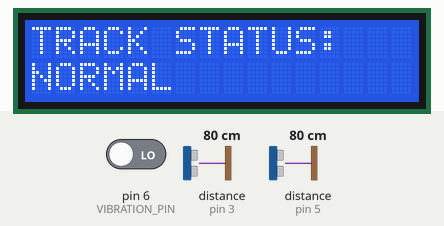
This sketch was run on a simulated Arduino Uno, built with avr-gcc and run on an emulated ATmega328P. Shown: 16×2 character LCD. Wiring (inferred from the names in the program): 2 × ultrasonic range finder: trigger pin 2, echo pin 3 / trigger pin 4, echo pin 5. The test bench sets the inputs (shaded band); at power-on: distance to the obstacle (sensors on pin 3, pin 5) 80 cm, pin 6 (VIBRATION_PIN) LOW. The echo pulse lasts 58.3 µs per cm; what the sketch prints to the serial monitor is not drawn.

Above: at 3.4 s.
3.5 s: distance to the obstacle (sensor on pin 3) set to 2 cm
At 5.9 s:
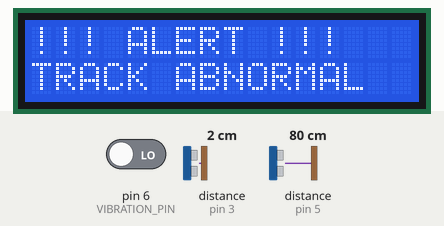
At 7.4 s:
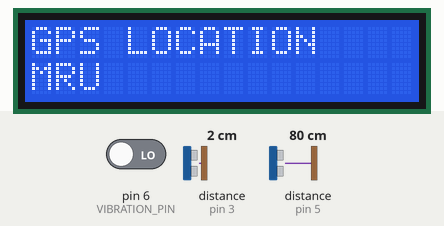
7.8 s: pin 6 (VIBRATION_PIN) driven HIGH
At 8.4 s:
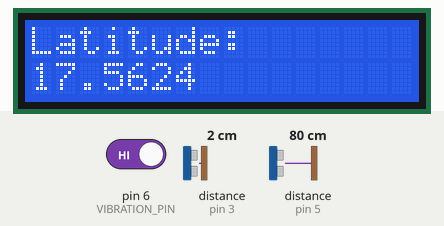
Timing chart, 0 to 10.8 s (numbered marks = the images above; inputs shaded):
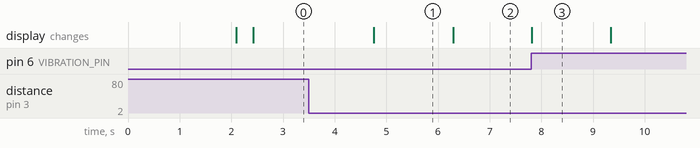

The sketch:

GPSTest.ino
```cpp
#include <Wire.h>
#include <LiquidCrystal_I2C.h>
#include <SoftwareSerial.h>

// =====================================================
// LCD
// =====================================================
LiquidCrystal_I2C lcd(0x27, 16, 2);

// =====================================================
// GPS
// Arduino D7 = RX <- GPS TX
// Arduino D8 = TX -> GPS RX
// =====================================================
SoftwareSerial gpsSerial(7, 8);

// =====================================================
// ULTRASONIC SENSOR 1
// =====================================================
#define TRIG1 2
#define ECHO1 3

// =====================================================
// ULTRASONIC SENSOR 2
// =====================================================
#define TRIG2 4
#define ECHO2 5

// =====================================================
// VIBRATION SENSOR
// =====================================================
#define VIBRATION_PIN 6

// =====================================================
// DISTANCE LIMIT
// =====================================================
#define DISTANCE_LIMIT 3.0

// =====================================================
// MALLA REDDY UNIVERSITY TEST COORDINATES
// =====================================================
#define DEFAULT_LATITUDE  17.562431
#define DEFAULT_LONGITUDE 78.444306


// =====================================================
// GET DISTANCE
// =====================================================
float getDistance(int trigPin, int echoPin)
{
  digitalWrite(trigPin, LOW);
  delayMicroseconds(2);

  digitalWrite(trigPin, HIGH);
  delayMicroseconds(10);

  digitalWrite(trigPin, LOW);

  long duration = pulseIn(echoPin, HIGH, 30000);

  if (duration == 0)
  {
    return -1;
  }

  float distance = duration * 0.0343 / 2;

  return distance;
}


// =====================================================
// SETUP
// =====================================================
void setup()
{
  Serial.begin(9600);
  gpsSerial.begin(9600);

  // Ultrasonic 1
  pinMode(TRIG1, OUTPUT);
  pinMode(ECHO1, INPUT);

  // Ultrasonic 2
  pinMode(TRIG2, OUTPUT);
  pinMode(ECHO2, INPUT);

  // Vibration sensor
  pinMode(VIBRATION_PIN, INPUT);

  // LCD
  lcd.init();
  lcd.backlight();

  lcd.clear();
  lcd.setCursor(0, 0);
  lcd.print("Railway Track");
  lcd.setCursor(0, 1);
  lcd.print("System Starting");

  delay(2000);

  lcd.clear();

  Serial.println("================================");
  Serial.println(" SMART RAILWAY TRACK MONITOR");
  Serial.println("================================");

  Serial.println("System Initialized");
  Serial.println("Ultrasonic 1 : READY");
  Serial.println("Ultrasonic 2 : READY");
  Serial.println("Vibration    : READY");
  Serial.println("LCD          : READY");
  Serial.println("GPS          : READY");
  Serial.println();
}


// =====================================================
// MAIN LOOP
// =====================================================
void loop()
{
  // ---------------------------------------------------
  // READ ULTRASONIC SENSORS
  // ---------------------------------------------------

  float distance1 = getDistance(TRIG1, ECHO1);

  delay(50);

  float distance2 = getDistance(TRIG2, ECHO2);


  // ---------------------------------------------------
  // READ VIBRATION
  // ---------------------------------------------------

  int vibration = digitalRead(VIBRATION_PIN);


  // ---------------------------------------------------
  // READ RAW GPS DATA
  // ---------------------------------------------------

  while (gpsSerial.available())
  {
    char gpsData = gpsSerial.read();

    // Display raw GPS data on Serial Monitor
    Serial.write(gpsData);
  }


  // ---------------------------------------------------
  // CHECK DISTANCE
  // ---------------------------------------------------

  bool distanceAbnormal = false;

  if (distance1 > 0 && distance1 <= DISTANCE_LIMIT)
  {
    distanceAbnormal = true;
  }

  if (distance2 > 0 && distance2 <= DISTANCE_LIMIT)
  {
    distanceAbnormal = true;
  }


  // ---------------------------------------------------
  // CHECK VIBRATION
  // ---------------------------------------------------

  bool vibrationDetected = false;

  if (vibration == HIGH)
  {
    vibrationDetected = true;
  }


  // ---------------------------------------------------
  // FINAL ABNORMALITY CONDITION
  // ---------------------------------------------------

  bool abnormal = distanceAbnormal || vibrationDetected;


  // ===================================================
  // SERIAL OUTPUT
  // ===================================================

  Serial.println();
  Serial.println("--------------------------------");

  Serial.print("Ultrasonic 1: ");

  if (distance1 < 0)
  {
    Serial.println("No Echo");
  }
  else
  {
    Serial.print(distance1);
    Serial.println(" cm");
  }


  Serial.print("Ultrasonic 2: ");

  if (distance2 < 0)
  {
    Serial.println("No Echo");
  }
  else
  {
    Serial.print(distance2);
    Serial.println(" cm");
  }


  Serial.print("Vibration: ");

  if (vibrationDetected)
  {
    Serial.println("DETECTED");
  }
  else
  {
    Serial.println("NORMAL");
  }


  // ===================================================
  // ABNORMAL CONDITION
  // ===================================================

  if (abnormal)
  {
    Serial.println();
    Serial.println("!!! ABNORMALITY DETECTED !!!");

    if (distanceAbnormal)
    {
      Serial.println("Reason: Abnormal Distance");
    }

    if (vibrationDetected)
    {
      Serial.println("Reason: Vibration Detected");
    }


    // -------------------------------------------------
    // LCD ALERT
    // -------------------------------------------------

    lcd.clear();

    lcd.setCursor(0, 0);
    lcd.print("!!! ALERT !!!");

    lcd.setCursor(0, 1);
    lcd.print("TRACK ABNORMAL");

    delay(1500);


    // -------------------------------------------------
    // SHOW TEST GPS LOCATION
    // -------------------------------------------------

    lcd.clear();

    lcd.setCursor(0, 0);
    lcd.print("GPS LOCATION");

    lcd.setCursor(0, 1);
    lcd.print("MRU");

    Serial.println();
    Serial.println("GPS TEST LOCATION");
    Serial.println("Malla Reddy University");

    Serial.print("Latitude : ");
    Serial.println(DEFAULT_LATITUDE, 6);

    Serial.print("Longitude: ");
    Serial.println(DEFAULT_LONGITUDE, 6);

    delay(1500);


    // Latitude on LCD
    lcd.clear();

    lcd.setCursor(0, 0);
    lcd.print("Latitude:");

    lcd.setCursor(0, 1);
    lcd.print(DEFAULT_LATITUDE, 4);

    delay(1500);


    // Longitude on LCD
    lcd.clear();

    lcd.setCursor(0, 0);
    lcd.print("Longitude:");

    lcd.setCursor(0, 1);
    lcd.print(DEFAULT_LONGITUDE, 4);

    delay(1500);
  }


  // ===================================================
  // NORMAL CONDITION
  // ===================================================

  else
  {
    Serial.println();
    Serial.println("STATUS: TRACK NORMAL");


    lcd.clear();

    lcd.setCursor(0, 0);
    lcd.print("TRACK STATUS:");

    lcd.setCursor(0, 1);
    lcd.print("NORMAL");
  }


  delay(1000);
}
```

Measured:
- after the input at 3.5 s, the display: changes after 1.3 s (image 1)
- what the display in image 1 shows lasts 1.5 s, from 4.8 s to 6.3 s
